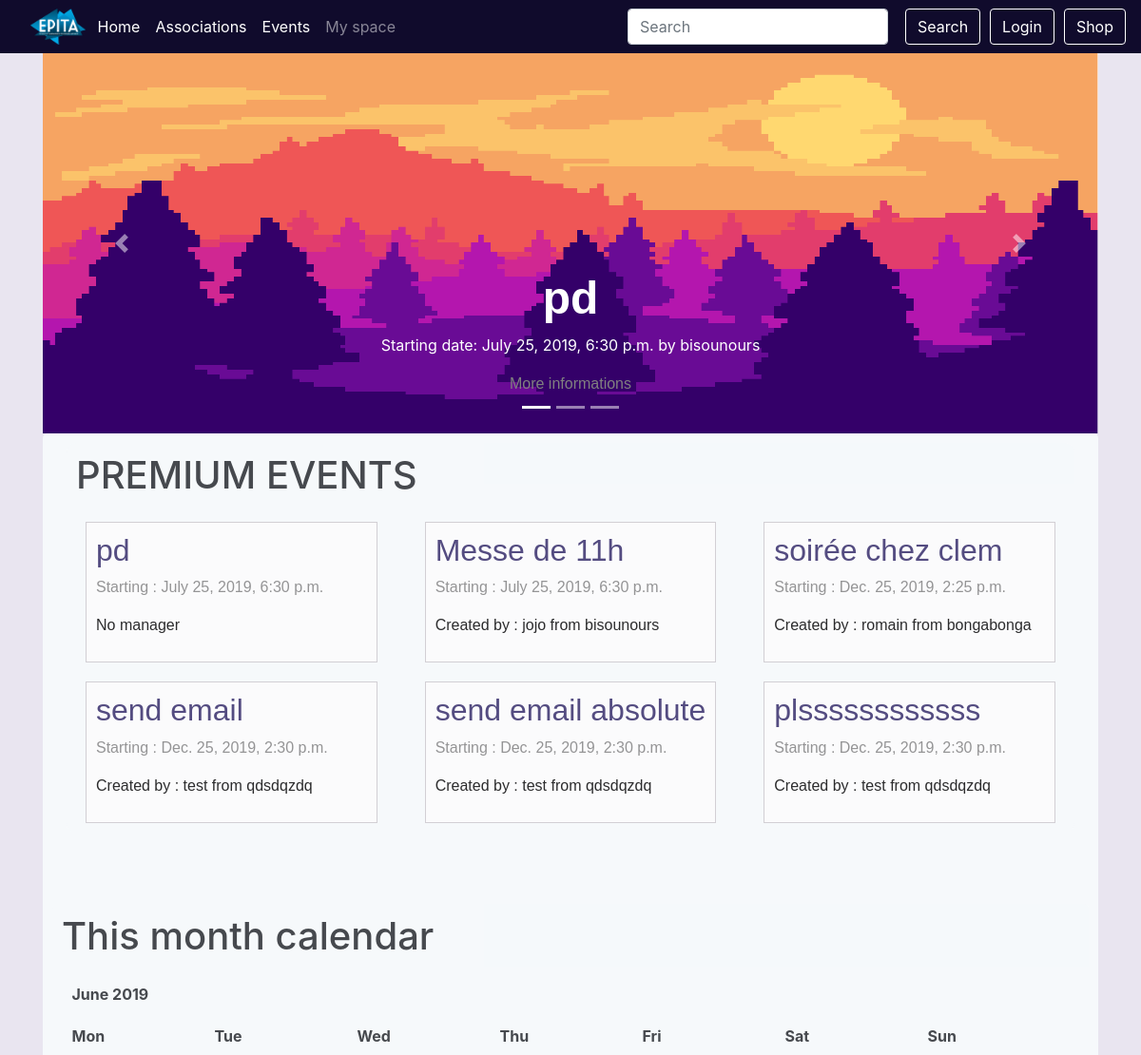
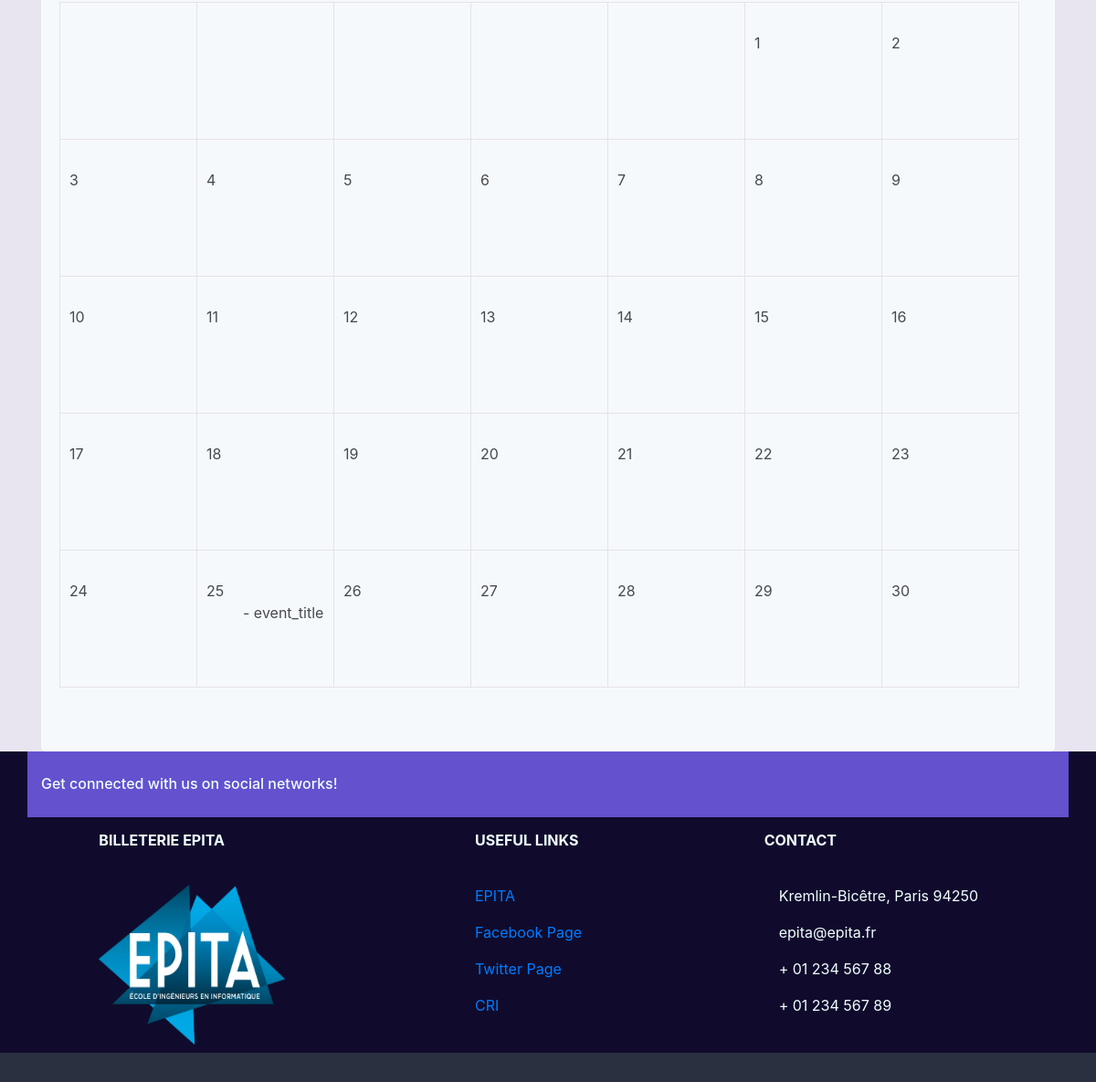
The page / on the database its author committed (2 pictures, top to bottom).
### event/models.py (models this page shows, shortened)
class Event(models.Model):
    PENDING = 'P'
    APPROVED = 'A'
    VALIDATED = 'V'
    REFUSED = 'R'
    CANCELABLE = 'c'
    CANCELED = 'C'
    EVENT_STATE_CHOICES = (
        (PENDING, _("Pending")),
        (APPROVED, _("Approved")),
        (REFUSED, _("Refused")),
        (CANCELED, _("Canceled")),
        (CANCELABLE, _("Canceled by the president")),
        (VALIDATED, _("Validated by the president")),
    )
    title = models.CharField(_("Title of the event"), max_length=64,
                             validators=[UnicodeValidator()],
                             help_text=_("max 64 characters"))
    event_state = models.CharField(_("State of the event"), max_length=1,
                                   choices=EVENT_STATE_CHOICES,
                                   default=PENDING)
    manager_id = models.ForeignKey(Manager, on_delete=models.SET_NULL,
                                   null=True, blank=True)
    start = models.DateTimeField(_("Start date and time"))
    end = models.DateTimeField(_("End date and time"))
    ticket_deadline = models.DateTimeField(_("Deadline to buy tickets"),
                                           null=True, blank=True,
                                           help_text=_("if left empty, it is equal to start"))
    assos_id = models.ForeignKey(Association, on_delete=models.CASCADE,
                                 related_name='events')
    address_id = AddressField(on_delete=models.PROTECT)
    premium_flag = models.BooleanField(_("Premium"), default=False,
                                       help_text=_("Will be make it visible on the home page"))
    image = models.ImageField(_("Event's cover image"),
                              default='event_pics/default.jpg',
                              upload_to=get_upload_path_event)
    see_remaining = models.BooleanField(_("See remaining tickets"),
                                        default=False,
                                        help_text=_("if set to True, users will be able to see the remaining tickets on the event's page"))
    def __init__(self, *args, **kwargs):
        super(Event, self).__init__(*args, **kwargs)
        print('WOW')
    class Meta:
        verbose_name = (_("Event"))
        verbose_name_plural = (_("Events"))
        permissions = (
            ('access_dashboard', 'User can access this event\'s dashboard'),
            ('approve_event', 'User can approve of the event'),
            ('choose_premium', 'User can make an event premium or not'),
            ('cancel_event', 'User can cancel the event'),
        )
    def get_absolute_url(self):
        return reverse('event:event_detail', kwargs={'pk': self.id})

class Association(models.Model):
    name = models.CharField(_("Name"), max_length=64, unique=True,
                            validators=[UnicodeValidator()],
                            help_text=_("64 characters max"))
    url = models.URLField(_("Association's website"), null=True, blank=True,
                          help_text=_("If your association has its own website"))
    class Meta:
        verbose_name = _("Association")
        verbose_name_plural = _("Associations")
        permissions = (
            ('create_event', 'User can create an event'),
            ('manage_member', 'User can add and remove a member'),
            ('choose_staff', 'User can choose staff'),
            ('manage_manager', 'User can add and remove managers'),
            ('modify_event', 'User can modify an event'),
            ('remove_event', 'User can delete an event'),
            ('make_event_cancelable', 'User can cancel an event'),
            ('validate_event',
             'User can validate event and make it available for approval')
        )
    def __str__(self):
        return '%s' % (self.name)

class Manager(models.Model):
    user = models.ForeignKey(User, on_delete=models.CASCADE,
                             related_name="managerships")
    assos_id = models.ForeignKey(Association, on_delete=models.CASCADE,
                                 related_name='managers')
    member = CompositeOneToOneField(Member, on_delete=models.CASCADE,
                                    to_fields={"assos_id", "user"})
    class Meta:
        verbose_name = _("Member of the Bureau")
        verbose_name_plural = _("Members of the Bureau")
    def __str__(self):
        return '%s from %s' % (self.user.username, self.assos_id.name)

### event/views.py (the view)
# urls.py: path('', views.IndexView.as_view(), name='index'),
class IndexView(generic.ListView):
    template_name = 'index.html'
    model = Event
    def get_context_data(self, **kwargs):
        context = super(IndexView, self).get_context_data(**kwargs)
        context['events'] = Event.objects.filter(start__gt=timezone.now(), premium_flag=True, event_state=Event.APPROVED).order_by('start')
        d = datetime.date.today()
        previous_month = datetime.date(year=d.year, month=d.month, day=1)  # find first day of current month
        previous_month = previous_month - datetime.timedelta(days=1)  # backs up a single day
        previous_month = datetime.date(year=previous_month.year, month=previous_month.month,
                                       day=1)  # find first day of previous month
        last_day = calendar.monthrange(d.year, d.month)
        next_month = datetime.date(year=d.year, month=d.month, day=last_day[1])  # find last day of current month
        next_month = next_month + datetime.timedelta(days=1)  # forward a single day
        next_month = datetime.date(year=next_month.year, month=next_month.month,
                                   day=1)  # find first day of next month
        cal = EventCalendar()
        html_calendar = cal.formatmonth(d.year, d.month, withyear=True)
        html_calendar = html_calendar.replace('<td ', '<td  width="150" height="150"')
        context['calendar'] = mark_safe(html_calendar)
        return context

### event/models.py (called while the page is built)
    def formatday(self, day, weekday, events):
        events_from_day = events.filter(start__day=day)
        events_html = '<ul style="height:50px; margin-bottom:10px;">'
        for event in events_from_day:
            events_html += "- " + event.title + "<br>"
        events_html += "</ul>"
        if day == 0:
            return '<td class="noday" style="border:solid 1px #e3e0e5;">&nbsp;</td>'  # day outside month
        else:
            return '<td class="%s" style="border:solid 1px #e3e0e5;" >%d%s</td>' % (self.cssclasses[weekday], day, events_html)

    def formatweek(self, theweek, events):
        s = ''.join(self.formatday(d, wd, events) for (d, wd) in theweek)
        return '<tr style="">%s</tr>' % s

    def formatmonth(self, theyear, themonth, withyear=True):
        events = Event.objects.filter(start__month=themonth)
        v = []
        a = v.append
        a('<table border="0" cellpadding="0" cellspacing="0" class="month" style="border-collapse: collapse; border-spacing: 0;">')
        a('\n')
        a(self.formatmonthname(theyear, themonth, withyear=withyear))
        a('\n')
        a(self.formatweekheader())
        a('\n')
        for week in self.monthdays2calendar(theyear, themonth):
            a(self.formatweek(week, events))
            a('\n')
        a('</table>')
        a('\n')
        return ''.join(v)

### shop/cart.py (called while the page is built)
def _cart_id(request):
    if 'cart_id' not in request.session:
        request.session['cart_id'] = _generate_cart_id()
    return request.session['cart_id']

def _generate_cart_id():
    import string, random
    return ''.join([random.choice(string.ascii_letters + string.digits) for _ in range(50)])

def get_all_cart_items(request):
    return CartItem.objects.filter(cart_id = _cart_id(request))

def item_count(request):
    return get_all_cart_items(request).count()

### shop/context_processor.py (called while the page is built)
def cart_item_count(request):
    item_count = cart.item_count(request)
    return {'cart_item_count' : item_count }

### templates/index.html (shortened to what this page needs)
{% extends "base.html" %}
{% load guardian_tags %}
{% load static %}
{%block content %}
    <div class="main_body">
        <div style="
        " id="carouselExampleIndicators" class="carousel slide" data-ride="carousel">
            <ol class="carousel-indicators">
                <li data-target="#carouselExampleIndicators" data-slide-to="0" class="active"></li>
                <li data-target="#carouselExampleIndicators" data-slide-to="1"></li>
                <li data-target="#carouselExampleIndicators" data-slide-to="2"></li>
            </ol>
            <div class="carousel-inner">
                <div class="carousel-item active">
                    <img style="height:400px; width:max-content;" class="d-block w-100" src="{% static "img/index_event_carousel.png" %}" alt="First slide">
                    <div class="carousel-caption d-none d-md-block">
                        {% if events.0 %}
                        <h1 class="carousel-title">{{ events.0.title }}</h1>
                        <p>Starting date: {{ events.0.start }} by {{ events.0.assos_id }}</p>
                        <a class="event-link" href="{{events.0.get_absolute_url}}">
                            More informations
                        </a>
                        {% endif %}
                    </div>
                </div>
            </div>
            <a class="carousel-control-prev" href="#carouselExampleIndicators" role="button" data-slide="prev">
                <span class="carousel-control-prev-icon" aria-hidden="true"></span>
            </a>
            <a class="carousel-control-next" href="#carouselExampleIndicators" role="button" data-slide="next">
                <span class="carousel-control-next-icon" aria-hidden="true"></span>
            </a>
        </div>
        <div class="basic-block" style="margin-top:0px; margin-bottom:0px; padding-top:10px;">
        <div class="container-fluid actu-wraper">
            <div class="container actu" style="padding-bottom: 0px;">
                <h1 style="margin-bottom:15px;">PREMIUM EVENTS</h1>
                {% if events %}
                <div class="row">
                    {% for event in events %}
                    <article class="col-xs-12 col-sm-12 col-md-4 col-lg-4">
                        <a class="event-link" href="{{event.get_absolute_url}}">
                                <div class="event-block">
                                <h1 style="font-size:2rem; color:#312867;">{{ event.title }}</h1>
                                <p>Starting : {{ event.start }}</p>
                                {% if event.manager_id %}
                                <p style="color:black;">Created by : {{event.manager_id}}</p>
                                {% else %}
                                <p style="color:black;">No manager</p>
                                {% endif %}
                            </div>
                        </a>
                    </article>
                    {% endfor %}
                </div>
                {% else %}
                    <p style="font-size:2rem; padding-left:50px;">No events yet</p>
                {% endif %}
            </div>
        </div>
        <div class="basic-block">
            <h1 style="margin-bottom:15px;">This month calendar</h1>
            {{ calendar }}
        </div>
        </div>
    </div>
{% endblock content %}

### static/css/style.css (style rules this page uses)
body { background-color:#e9e5F0; background-position: center; background-size: cover; }
.actu { background-color: #f8fcfd; padding: 10px; margin-bottom: 75px; border-radius: 10px; opacity: 0.9; }
.event-block { border: solid 1px #ccc9ce; padding: 10px; margin: 10px; background-color:white; }
.event-link { font-family: 'Lucida Sans Unicode', 'Lucida Grande', sans-serif; color: grey; }
.basic-block { background-color: #f8fcfd; margin-top:50px; margin-bottom:50px; padding: 10px; opacity: 0.9; border-radius: 5px; }
.carousel-title { font-size: 3rem; font-weight: bold; font-family: 'Lucida Sans Unicode', 'Lucida Grande', sans-serif; }
th { padding:10px; }
tr { padding:10px; }
td { padding-left:10px; }

### rows shown on the page
Event: title "pd", start "July 25, 2019, 6:30 p.m.", assos_id.name "bisounours", shows "No manager"
Event: title "Messe de 11h", start "July 25, 2019, 6:30 p.m.", manager_id "jojo from bisounours"
Event: title "soirée chez clem", start "Dec. 25, 2019, 2:25 p.m.", manager_id "romain from bongabonga"
Event: title "send email", start "Dec. 25, 2019, 2:30 p.m.", manager_id "test from qdsdqzdq"
Event: title "send email absolute", start "Dec. 25, 2019, 2:30 p.m.", manager_id "test from qdsdqzdq"
Event: title "plssssssssssss", start "Dec. 25, 2019, 2:30 p.m.", manager_id "test from qdsdqzdq"

### other values the page prints
{{ calendar }} "June 2019 Mon Tue Wed Thu Fri Sat Sun 1 2 3 4 5 6 7 8 9 10 11 12 13 14 15 16 17 18 19 20 21 22 23 24 25 - event_title 26 27 28 29 30"
